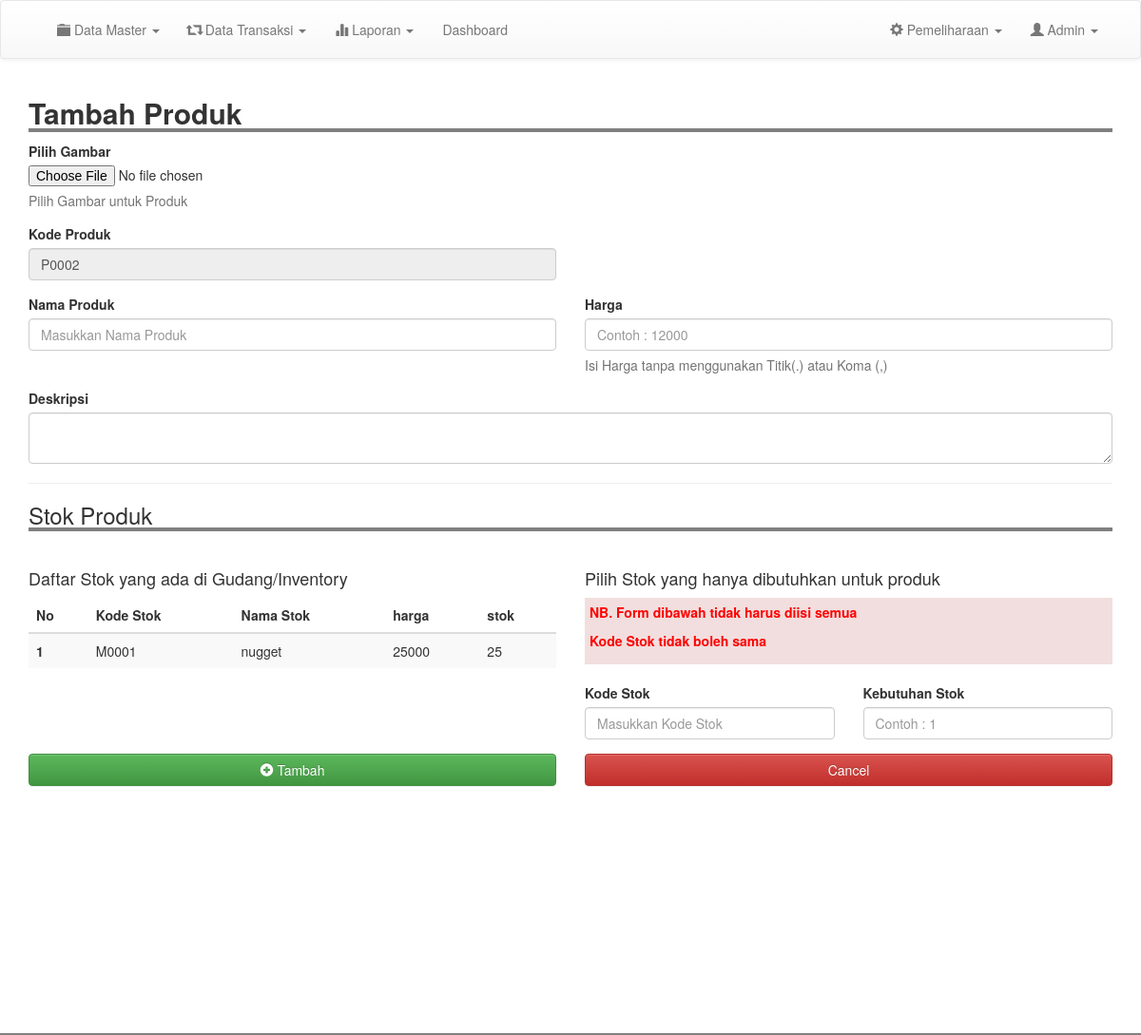
The app's page /admin/tm_produk.php (signed in), older data.
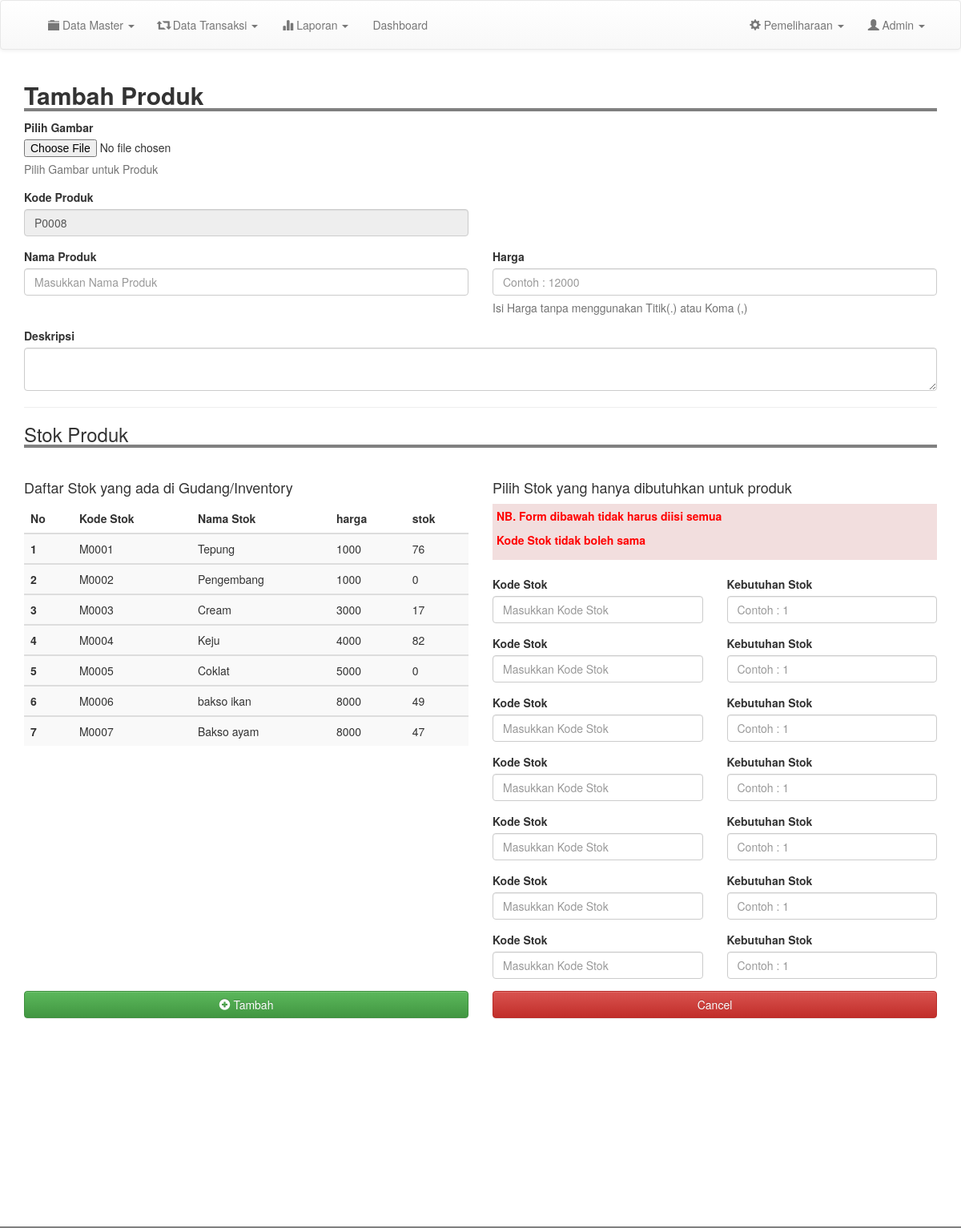
The same page, newer data.
### tables this page shows
CREATE TABLE `produk` (
  `kode_produk` varchar(100) NOT NULL,
  `nama` varchar(100) NOT NULL,
  `image` text NOT NULL,
  `deskripsi` text NOT NULL,
  `harga` int(11) NOT NULL,
  `kebutuhan` varchar(200) NOT NULL
);

CREATE TABLE `inventory` (
  `kode_bk` varchar(100) NOT NULL,
  `nama` varchar(200) NOT NULL,
  `qty` varchar(200) NOT NULL,
  `satuan` varchar(200) NOT NULL,
  `harga` int(11) NOT NULL,
  `tanggal` date NOT NULL
);

### admin/tm_produk.php (the view, shortened to what this page needs)
<?php
include 'header.php';
$kode = mysqli_query($conn, "SELECT kode_produk from produk order by kode_produk desc");
$data = mysqli_fetch_assoc($kode);
$num = isset($data['kode_produk']) ? substr($data['kode_produk'], 1, 4) : '0000';
$add = (int) $num + 1;
if(strlen($add) == 1){
	$format = "P000".$add;
}else if(strlen($add) == 2){
	$format = "P00".$add;
}
else if(strlen($add) == 3){
	$format = "P0".$add;
}else{
	$format = "P".$add;
}
?>
<div class="container">
	<h2 style=" width: 100%; border-bottom: 4px solid gray"><b>Tambah Produk</b></h2>
	<form action="proses/tm_produk.php" method="POST" enctype="multipart/form-data">
		<div class="form-group">
			<label for="exampleInputFile">Pilih Gambar </label>
			<input type="file" id="exampleInputFile" name="files">
			<p class="help-block">Pilih Gambar untuk Produk</p>
		</div>
		<div class="row">
			<div class="col-md-6">
				<div class="form-group">
					<label for="exampleInputEmail1">Kode Produk</label>
					<input type="text" class="form-control" id="exampleInputEmail1" placeholder="Masukkan Nama Produk" disabled value="<?= $format; ?>">
				</div>
			</div>
		</div>
		<div class="row">
			<div class="col-md-6">
				<div class="form-group">
					<label for="exampleInputEmail1">Nama Produk</label>
					<input type="text" class="form-control" id="exampleInputEmail1" placeholder="Masukkan Nama Produk" name="nama">
				</div>
			</div>
			<div class="col-md-6">
				<div class="form-group">
					<label for="exampleInputEmail1">Harga</label>
					<input type="number" class="form-control" id="exampleInputEmail1" placeholder="Contoh : 12000" name="harga">
					<p class="help-block">Isi Harga tanpa menggunakan Titik(.) atau Koma (,)</p>
				</div>
			</div>
		</div>
		<div class="form-group">
			<label for="exampleInputPassword1">Deskripsi</label>
			<textarea name="desk" class="form-control" va>
			</textarea>
		</div>
		<hr>
		<h3 style=" width: 100%; border-bottom: 4px solid gray">Stok Produk</h3>
		<br>
		<div class="row">
			<div class="col-md-6">
				<h4>Daftar Stok yang ada di Gudang/Inventory</h4>
				<table class="table table-striped ">
					<thead>
						<tr>
							<th scope="col">No</th>
							<th scope="col">Kode Stok</th>
							<th scope="col">Nama Stok</th>
							<th scope="col">harga</th>
							<th scope="col">stok</th>
						</tr>
					</thead>
					<?php
					$result2 = mysqli_query($conn, "SELECT * FROM inventory order by kode_bk asc");
					$no2 =1;
					while ($row2 = mysqli_fetch_assoc($result2)) {
						?>
						<tbody>
							<tr>
								<th scope="row"><?= $no2;  ?></th>
								<td><?= $row2['kode_bk']; ?></td>
								<td><?= $row2['nama']; ?></td>
								<td><?= $row2['harga']; ?></td>
								<td><?= $row2['qty']; ?></td>
							</tr>
						</tbody>
						<?php
						$no2++;
					}
					?>
				</table>
			</div>
			<div class="col-md-6">
				<h4>Pilih Stok yang hanya dibutuhkan untuk produk</h4>
				<div class="bg-danger" style="padding: 5px;">
				<p style="color: red; font-weight: bold;">NB. Form dibawah tidak harus diisi semua</p>
				<p style="color: red; font-weight: bold;">Kode Stok tidak boleh sama</p>
				</div>
				<br>
				<?php
				$result3 = mysqli_query($conn, "SELECT * FROM inventory");
				$jml = mysqli_num_rows($result3);
				$no3 = 1	;
				while ($no3 <= $jml) {
					?>
					<div class="row">
						<div class="col-md-6">
							<div class="form-group">
								<label for="exampleInputPassword1">Kode Stok</label>
								<input type="text" name="Stok[]" class="form-control" placeholder="Masukkan Kode Stok">
							</div>
						</div>
						<div class="col-md-6">
							<div class="form-group">
								<label >Kebutuhan Stok</label>
								<input type="text" class="form-control"placeholder="Contoh : 1 " name="keb[]">
							</div>
						</div>
					</div>
					<?php
					$no3++;
				}
				?>
			</div>
		</div>
				<div class="row">
			<div class="col-md-6">
				<button type="submit"  class="btn btn-success btn-block" ><i class="glyphicon glyphicon-plus-sign"></i> Tambah</button>
			</div>
			<div class="col-md-6">
				<a href="m_produk.php" class="btn btn-danger btn-block">Cancel</a>
			</div>
		</div>
		<br>
	</div>
<br>
<br>
<br>
<br>
<br>
<br>
<br>
<br>
<br>
<br>
<br>
<br>
<?php
include 'footer.php';
?>

### admin/header.php (shortened to what this page needs)
<!DOCTYPE html>
<html>
<head>
	<link rel="stylesheet" type="text/css" href="../css/bootstrap.min.css">
	<link rel="stylesheet" type="text/css" href="../css/style.css">
	<link rel="stylesheet" type="text/css" href="../css/bootstrap-theme.css">
</head>
<body>
	<nav class="navbar navbar-default" style="padding: 5px;">
		<div class="container">
			<div class="collapse navbar-collapse" id="bs-example-navbar-collapse-1">
				<ul class="nav navbar-nav navbar-left">
					<li class="dropdown">
						<a href="#" class="dropdown-toggle" data-toggle="dropdown" role="button" aria-haspopup="true" aria-expanded="false"><i class="glyphicon glyphicon-folder-close"></i> Data Master <span class="caret"></span></a>
					</li>
					<li class="dropdown">
						<a href="#" class="dropdown-toggle" data-toggle="dropdown" role="button" aria-haspopup="true" aria-expanded="false"><i class="glyphicon glyphicon-retweet"></i> Data Transaksi <span class="caret"></span></a>
					</li>
					<li class="dropdown">
						<a href="#" class="dropdown-toggle" data-toggle="dropdown" role="button" aria-haspopup="true" aria-expanded="false"><i class="glyphicon glyphicon-stats"></i> Laporan <span class="caret"></span></a>
					</li>
					<li><a href="halaman_utama.php">Dashboard</a></li>
				</ul>
				<ul class="nav navbar-nav navbar-right">
					<li class="dropdown">
						<a href="#" class="dropdown-toggle" data-toggle="dropdown" role="button" aria-haspopup="true" aria-expanded="false"><i class="glyphicon glyphicon-cog"></i> Pemeliharaan <span class="caret"></span></a>
					</li>
					<li class="dropdown">
						<a href="#" class="dropdown-toggle" data-toggle="dropdown" role="button" aria-haspopup="true" aria-expanded="false"><i class="glyphicon glyphicon-user"></i> Admin <span class="caret"></span></a>
					</li>
				</ul>
			</div>
		</div>
	</nav>

### admin/footer.php (shortened to what this page needs)
</body>
</html>

### css/style.css (style rules this page uses)
body { margin:0; padding: 0; }

Row changes from the older to the newer data that the page shows:
removed produk: kode_produk "P0002"
added produk: kode_produk "P0008"
changed inventory "M0001": nama "nugget" → "Tepung"; harga "25000" → "1000"; qty "25" → "76"
added inventory: kode_bk "M0002", nama "Pengembang", harga "1000", qty "0"
added inventory: kode_bk "M0003", nama "Cream", harga "3000", qty "17"
added inventory: kode_bk "M0004", nama "Keju", harga "4000", qty "82"
added inventory: kode_bk "M0005", nama "Coklat", harga "5000", qty "0"
added inventory: kode_bk "M0006", nama "bakso ikan", harga "8000", qty "49"
added inventory: kode_bk "M0007", nama "Bakso ayam", harga "8000", qty "47"
Text that changed along with them:
new list line: "Kode Stok  Kebutuhan Stok "
